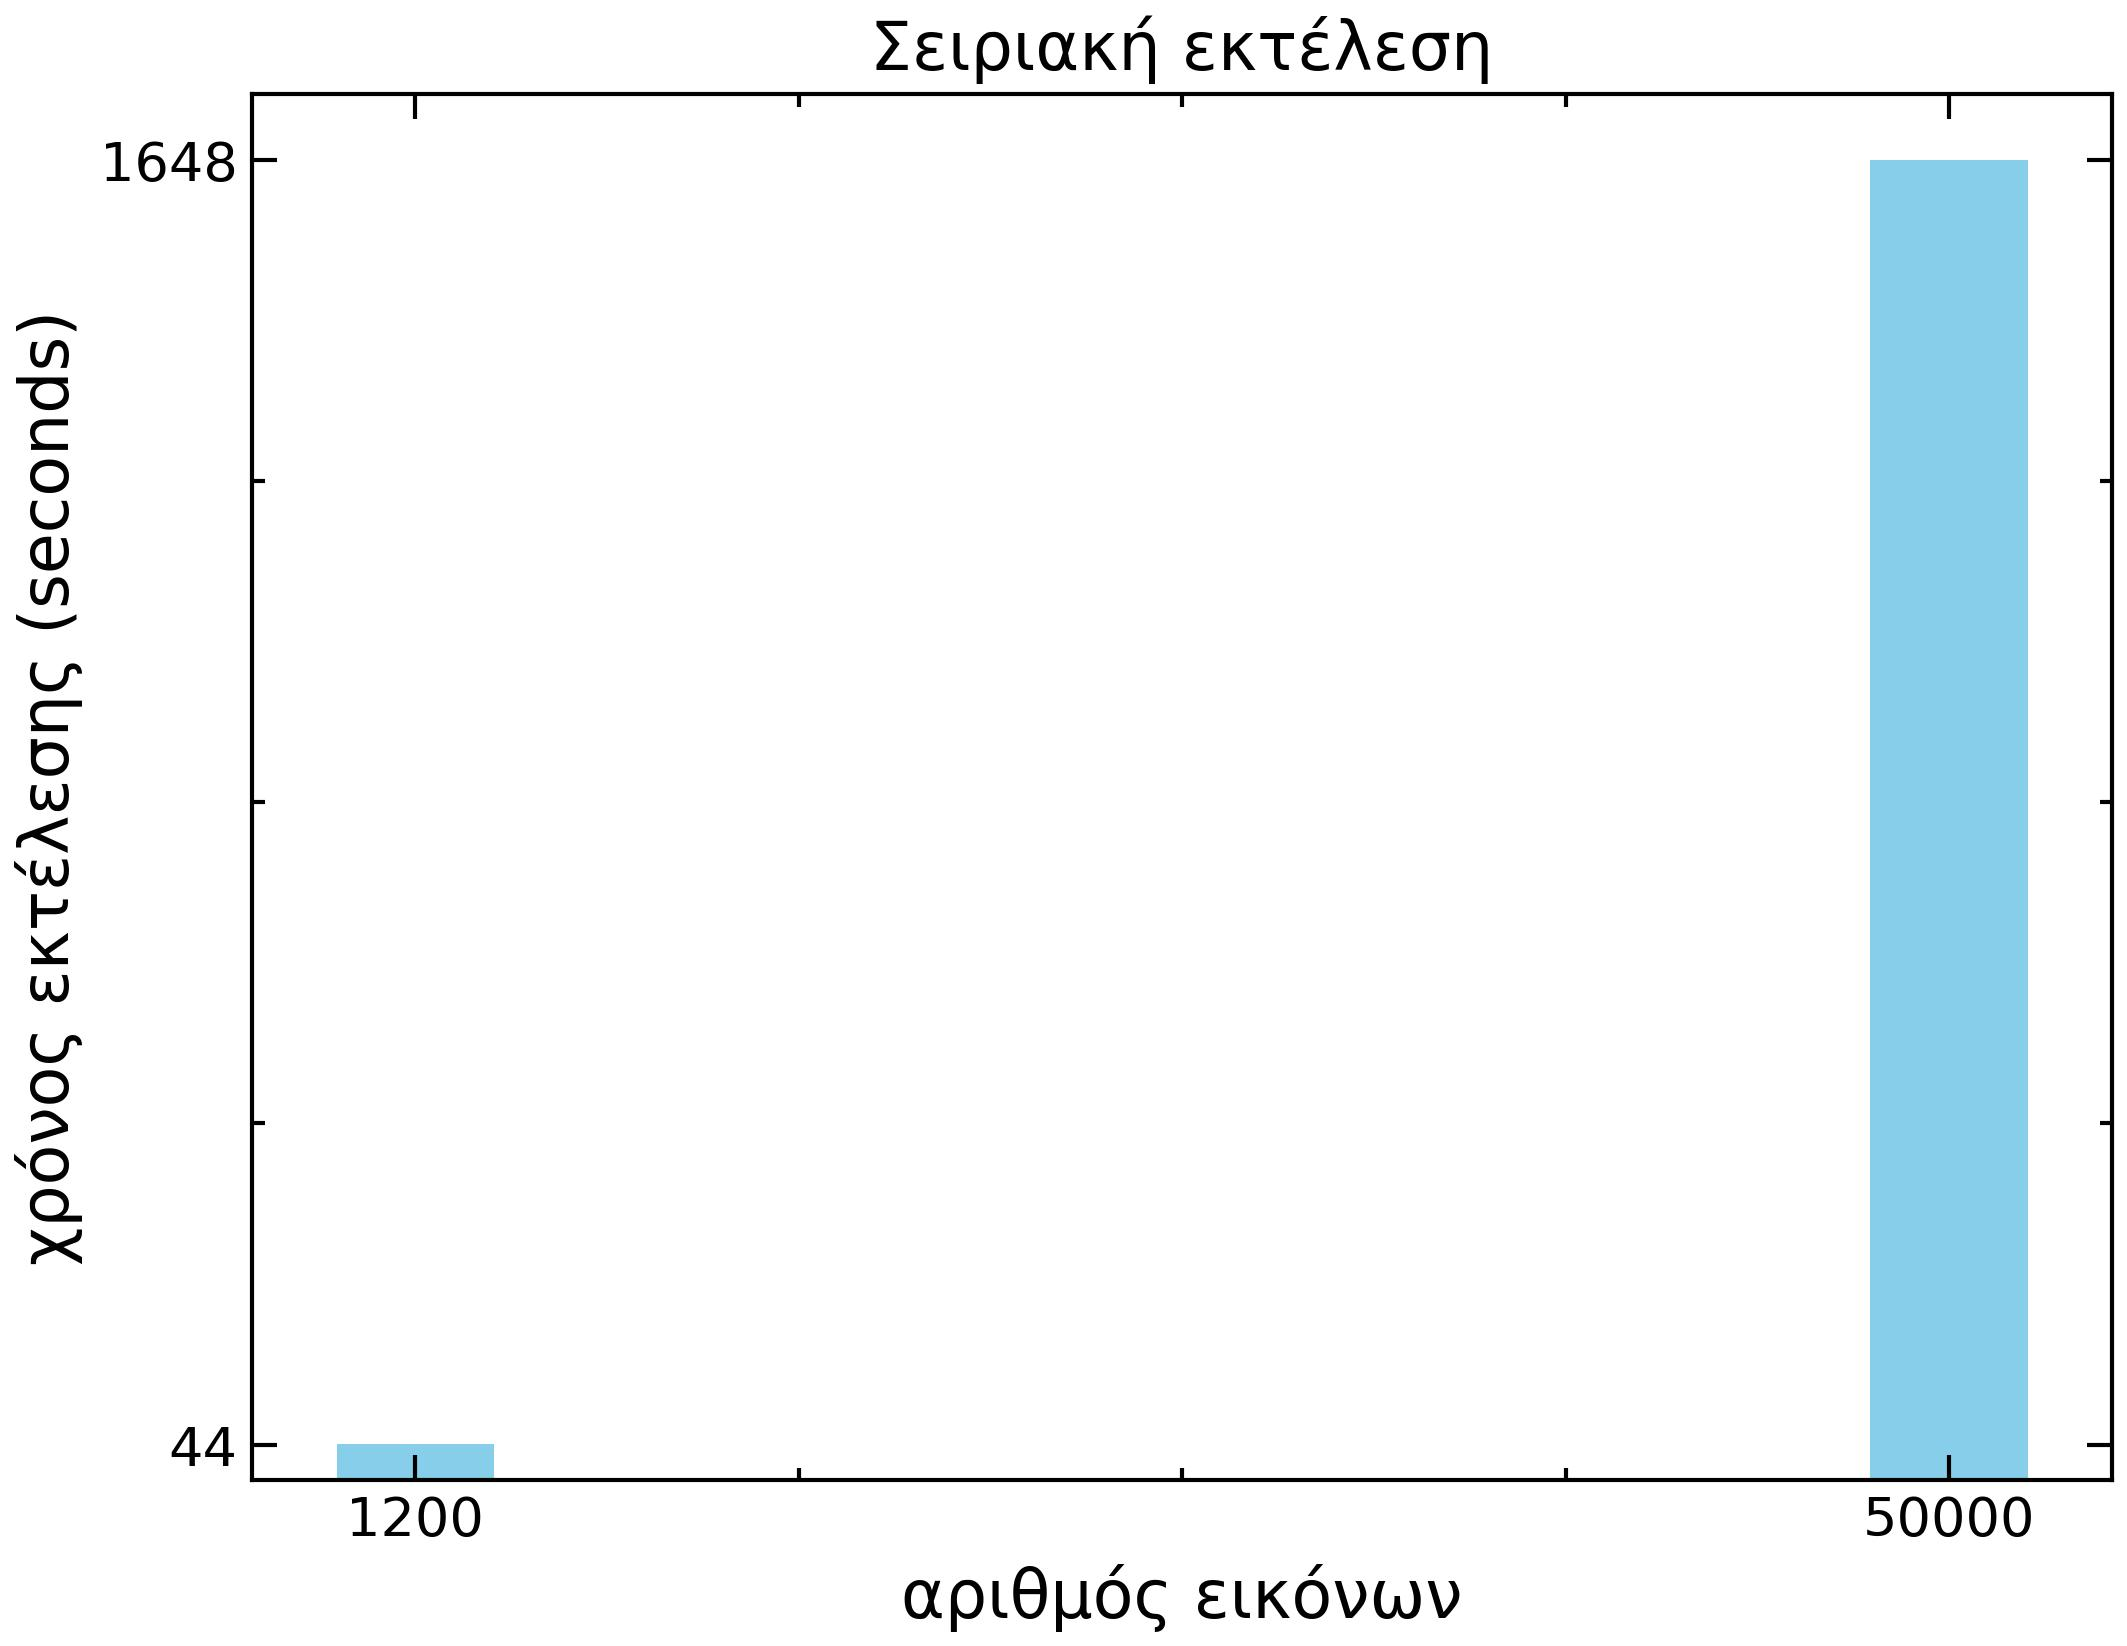

Here is the Python script that generated this plot:
import matplotlib.pyplot as plt
import scienceplots

# Example data
num_images = [1200, 50000]  # Number of input images
execution_times =  [44.246349, 1648.611241]  # Execution times in seconds

# Create the bar plot
with plt.style.context(['science','notebook']):

    plt.figure()
    plt.bar(num_images, execution_times, color='skyblue',width=5000)

    # Add title and labels
    plt.title('Σειριακή εκτέλεση')
    plt.xlabel('αριθμός εικόνων')
    plt.ylabel('χρόνος εκτέλεσης (seconds)')

    # Set the x-axis to only show the numbers in num_images
    plt.xticks(num_images, num_images,fontsize=13)
    plt.yticks([int(time) for time in execution_times],fontsize=13)

    # Show the plot
    plt.savefig('serial-execution.jpg', dpi=300)  # Specify the filename with .jpg extension and optional DPI setting
    plt.close()

#---------------------------------------------------------------------------------------------------------------------
# Speed Up
serial_time = [34.827892, 536.529739, 851.306370, 1245.024988, 1761.983244]  # Serial execution times in seconds
parallel_time = [1.214392, 16.378215, 25.546127, 37.820342, 50.399257]  # Parallel execution times in seconds

# Speed Up
serial_asus = [44.246349, 1648.611241]  # Serial execution times in seconds
parallel_asus = [11.396601, 471.426173]  # Parallel execution times in seconds

# Calculate speedup
speedup = [s / p for s, p in zip(serial_asus, parallel_asus)]

# Create the bar plot
plt.figure()
bars = plt.bar(num_images, speedup, color='lightgreen', width=2500)

# Add title and labels
plt.title('Speedup of Parallel Execution over Serial Execution')
plt.xlabel('Number of Input Images')
plt.ylabel('Speedup (Serial / Parallel)')

# Set the x-axis to only show the numbers in num_images
plt.xticks(num_images, num_images, fontsize=12)
plt.yticks(fontsize=10)

# Annotate the bars with the speedup values
for bar, speed in zip(bars, speedup):
    yval = bar.get_height()
    plt.text(bar.get_x() + bar.get_width() / 2, yval, round(speed, 2), ha='center', va='bottom', fontsize=10)

# Show the plot
plt.savefig('speedup.jpg', dpi=300)  # Specify the filename with .jpg extension and optional DPI setting
plt.close()

#---------------------------------------------------------------------------------------------------------------------
